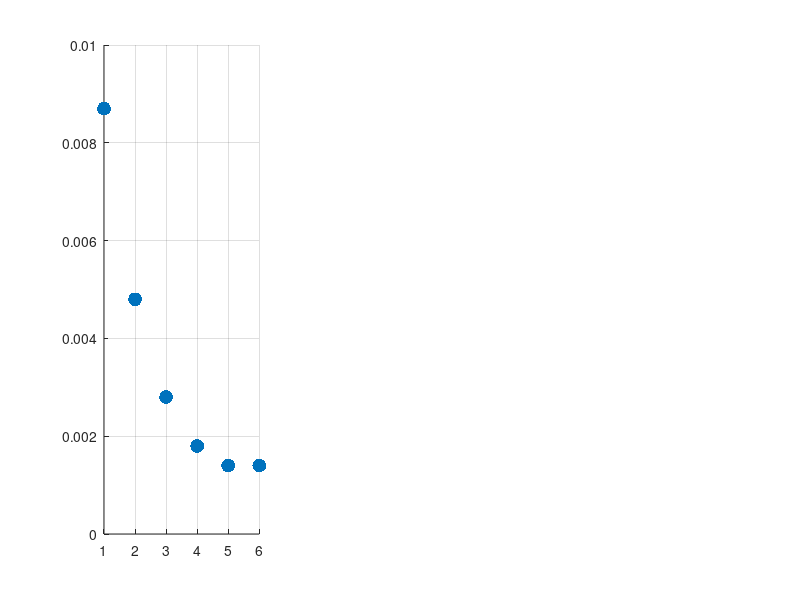

Reproduce this figure in MATLAB. (Note: this script raises an error after producing the figure.)
clf
% Wyznaczone optymalne wartości parametrów, ze skryptu system_id_1.m
% parametry: M, mp, mc, Lp, B, gamma, alfha
optym_M  = [0.4178;0.4202;0.4118;0.4118;0.4118;0.4160];
optym_mp = [0.0881;0.0899;0.0881;0.0892;0.0881;0.0890];
optym_mc = [0;0;0;0;0;0;];
optym_Lp = [0.1213;0.1213;0.1213;0.1213;0.1213;0.1225];
optym_B  = [26.5928;23.8970;23.1800;23.1077;23.1016;23.1000];
optym_gm = [0.0087;0.0048;0.0028;0.0018;0.0014;0.0014];
optym_al = [1.5400;1.5400;1.5400;1.5400;1.5400;1.5500];

i = 1:6;

ticks = ['skok 2[V]', 'skok 4[V]', 'skok 6[V]', 'skok 8[V]', 'skok 10[V]', 'skok 12[V]'];

figure(1)
ax = subplot(131);
scatter(i, optym_gm, 100, 'red', 'filled'); grid on;
xticks(i)
ax.XAxis.FontSize = 12;
ax.YAxis.FontSize = 12;
ylabel("$\gamma$", 'Interpreter','latex', 'Rotation', 0, 'FontSize', 18)
xlabel('Iteracja', 'Interpreter','latex', 'Rotation', 0, 'FontSize', 18)
% ax.XAxis.Visible = 'off';
ax.XAxis.LineWidth = 1.2;
ax.YAxis.LineWidth = 1.2;
ax.Box = 'on';

ax = subplot(132);
scatter(i, optym_B, 100, 'red', 'filled'); grid on;
xticks(i)
ax.XAxis.FontSize = 12;
ax.YAxis.FontSize = 12;
ylabel("$B$", 'Interpreter','latex', 'Rotation', 0, 'FontSize', 18)
xlabel('Iteracja', 'Interpreter','latex', 'Rotation', 0, 'FontSize', 18)
% ax.XAxis.Visible = 'off';
ax.XAxis.LineWidth = 1.2;
ax.YAxis.LineWidth = 1.2;
ax.Box = 'on';
vel = 0:0.0001:0.06;
Ff = stribeck_fric(vel);
ax = subplot(133);
plot(vel, Ff, 'LineWidth', 2.6)
grid on;
ax.YAxis.FontSize = 12;
ax.XAxis.FontSize = 12;
ylabel( '$F_{\mathrm{f}}$', FontSize=18, Interpreter='latex', rotation=0);
xlabel( 'Predkosc', 'Interpreter','latex', 'Rotation', 0, 'FontSize', 18)
xline(0, 'LineWidth', 1.4, 'Color',[0,0,0,0.25]);
yline(0, 'LineWidth', 1.4, 'Color',[0,0,0,0.25]);
ax.XAxis.LineWidth = 1.2;
ax.YAxis.LineWidth = 1.2;

function Ff = stribeck_fric(vel)
    % Dla płaskiego
    mc = 0.00053;
    ms = 0.0003;
    vs = 0.02;
    mr = 0.13;
    b  = 0.0000916;

    Ff = ( mc + (ms - mc) .* exp( -(vel./vs).^2 ) ) .* mr .* 9.8145 .* tanh(600.*vel) + b.*vel;
end